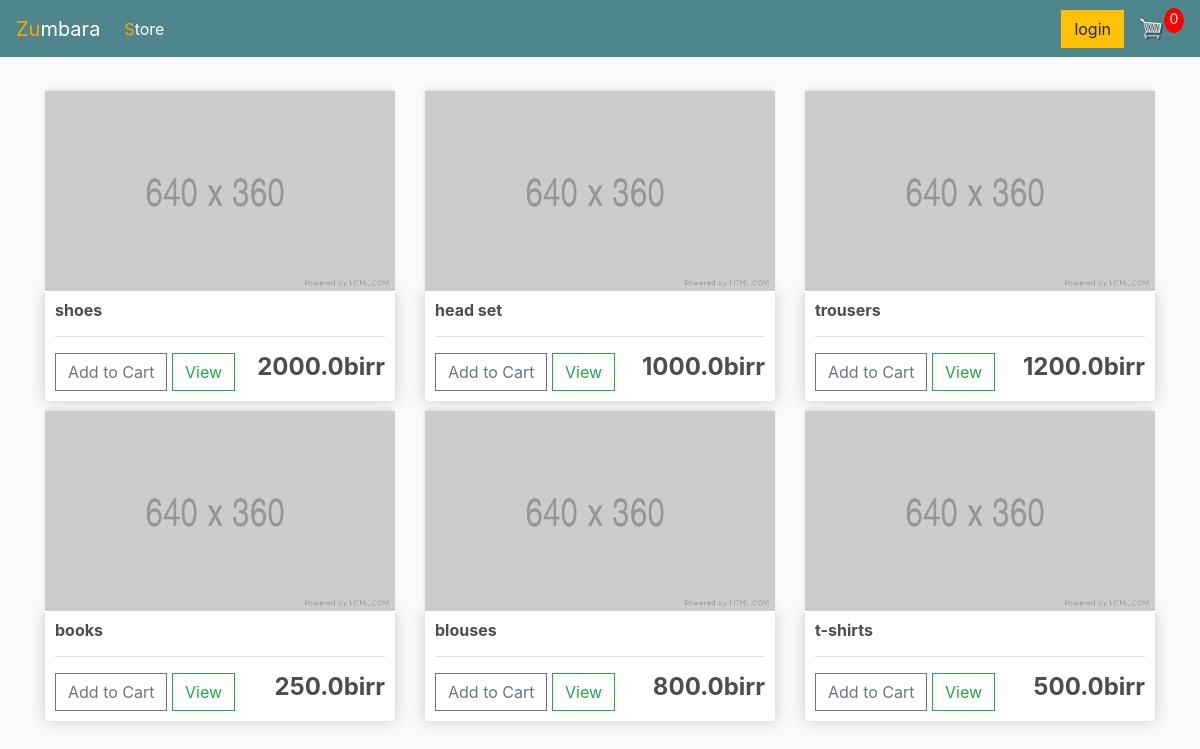
/store/, run on the app's committed database.
### store/models.py (models this page shows, shortened)
class Product(models.Model):
    name = models.CharField(max_length=100)
    price = models.FloatField()
    digital = models.BooleanField(default=False, null=True, blank=True)

### store/views.py (the view)
# urls.py: path('', include('store.urls'))
def store(request):
	data = cartData(request)
	cartItems = data['cartItems']
	order = data['order']
	items = data['items']
	products = Product.objects.all()
	context = {'products':products, 'cartItems':cartItems}
	return render(request, 'store/store.html', context)

### store/utils.py (called while the page is built, shortened)
def cookieCart(request):
	try:
		cart = json.loads(request.COOKIES['cart'])
	except:
		cart = {}
		print('CART:', cart)
	items = []
	order = {'get_cart_total':0, 'get_cart_items':0, 'shipping':False}
	cartItems = order['get_cart_items']
	return {'cartItems':cartItems ,'order':order, 'items':items}

def cartData(request):
	if request.user.is_authenticated:
		customer = request.user.customer
		order,created = Order.objects.get_or_create(customer=customer, complete=False)
		items = order.orderitem_set.all()
		cartItems = order.get_cart_items
	else:
		cookieData = cookieCart(request)
		cartItems = cookieData['cartItems']
		order = cookieData['order']
		items = cookieData['items']
	return {'cartItems':cartItems ,'order':order, 'items':items}

### store/templates/store/store.html
{% extends 'store/main.html' %}
{% load static %}
{% block content %}
	<div class="row">
		{% for product in products %}
		<div class="col-lg-4">
			<img class="thumbnail" src="{% static 'images/placeholder.png' %}">
			<div class="box-element product">
				<h6><strong>{{product.name}}</strong></h6>
				<hr>
				<button data-product="{{product.id}}" data-action="add" class="btn btn-outline-secondary add-btn update-cart">Add to Cart</button>
				<a class="btn btn-outline-success" href="#">View</a>
				<h4 style="display: inline-block; float: right"><strong>{{product.price}}birr</strong></h4>
			</div>
		</div>
		{% endfor %}
	</div>
{% endblock content %}

### store/Static/css/main.css (style rules this page uses)
:root { --orange:#ffa500; }
body { background-color: hsl(0, 0%, 98%); }
h1,h2,h3,h4,h5,h6 { color:hsl(0, 0%, 30%); }
.box-element { box-shadow:hsl(0, 0%, 80%) 0 0 16px; background-color: #fff; border-radius: 4px; padding: 10px; }
.thumbnail { width: 100%; height: 200px; -webkit-box-shadow: -1px -3px 5px -2px rgba(214,214,214,1); -moz-box-shadow: -1px -3px 5px -2px rgba(214,214,214,1); box-shadow: -1px -3px 5px -2px rgba(214,214,214,1); }
.product { border-radius: 0 0 4px 4px; }
.col-lg-4, .col-lg-6, .col-lg-8, .col-lg-12 { margin-top: 10px; }
.btn { border-radius: 0; }

### data on the page
Product: name "shoes", price "2000.0"
Product: name "head set", price "1000.0"
Product: name "trousers", price "1200.0"
Product: name "books", price "250.0"
Product: name "blouses", price "800.0"
Product: name "t-shirts", price "500.0"

### other printed values
{{ cartItems }} "0"
